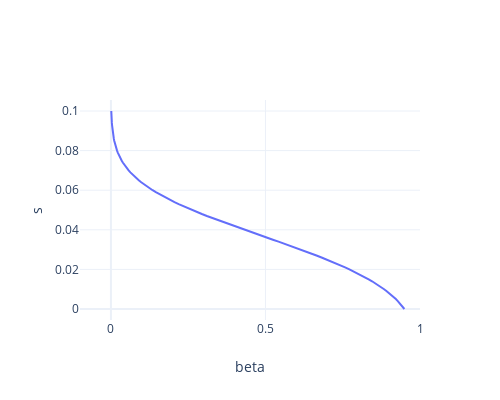

Source (notebook cell):
### Code cell
z_alpha = 1.64   # one-sided test with alpha = 5%
s = np.arange(0, 0.1 + 0.001, 0.001)
L = 360
p = 0.15
beta = calc_beta(s=s, L=L, p=p)

show_plot([make_scatter(beta, s, mode="lines", show_legend=False)],
          make_layout(width=500, height=400, x_range=(-0.1,1), x_title="beta", y_title="s"),
          out_fname="beta_s_plot_l360_p0.15.svg")
